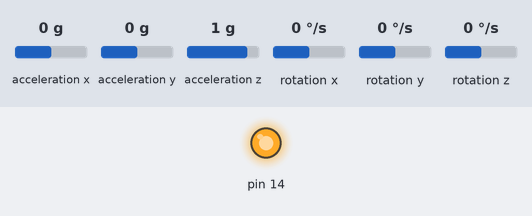
The sketch below on a simulated Arduino Uno, built with avr-gcc and run on an emulated ATmega328P. On the bench: output pins drawn as LEDs (lit = HIGH). Inputs (shaded band) come from the test bench; at power-on: acceleration x 0 g, acceleration y 0 g, acceleration z 1 g, rotation x 0 °/s, rotation y 0 °/s, rotation z 0 °/s. What the sketch prints to the serial monitor is not drawn.

Above: at 0.1 s.
Timing chart, 0 to 1.6 s (numbered marks = the images above):
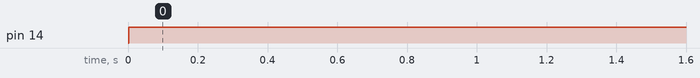

Measured:
- by itself, pin 14: LOW → HIGH at 0.00 s

The sketch:

Serial.ino
```cpp
/*
The sensor outputs provided by the library are the raw 16-bit values
obtained by concatenating the 8-bit high and low gyro data registers.
They can be converted to units of dps (degrees per second) using the
conversion factors specified in the datasheet for your particular
device and full scale setting (gain).

Example: An L3GD20H gives a gyro X axis reading of 345 with its
default full scale setting of +/- 245 dps. The So specification
in the L3GD20H datasheet (page 10) states a conversion factor of 8.75
mdps/LSB (least significant bit) at this FS setting, so the raw
reading of 345 corresponds to 345 * 8.75 = 3020 mdps = 3.02 dps.
*/

#include <Wire.h>
#include <L3G.h>

L3G gyro;

void setup() {
  Serial.begin(9600);
  Wire.begin();

  pinMode(14, OUTPUT);

  if (!gyro.init())
  {
    Serial.println("Failed to autodetect gyro type!");
    while (1);
  }

  gyro.enableDefault();
}

void loop() {
  gyro.read();

  Serial.print("G ");
  Serial.print("X: ");
  Serial.print((int)gyro.g.x);
  Serial.print(" Y: ");
  Serial.print((int)gyro.g.y);
  Serial.print(" Z: ");
  Serial.println((int)gyro.g.z);

  digitalWrite(14, HIGH);

  delay(350);
}
```
